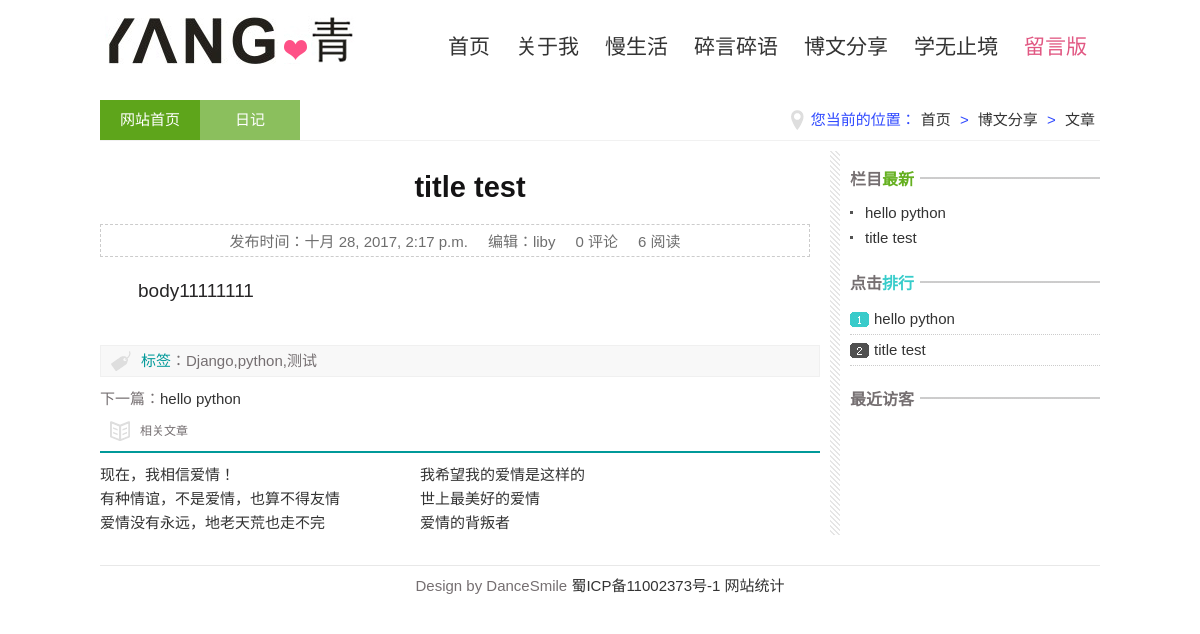
Before: /post/1/ with the older database file.
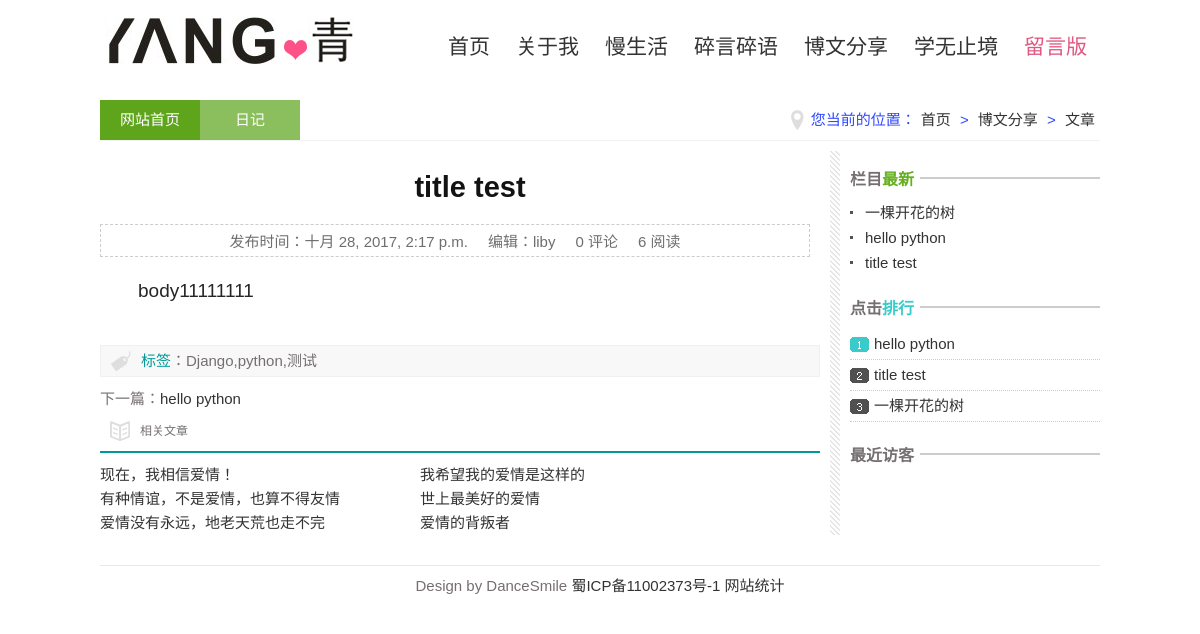
After: the same page with the newer database file.
### blog/models.py (models this page shows, shortened)
class Post(models.Model):
    title = models.CharField(max_length=100)
    body = models.TextField()
    creater_time = models.DateTimeField()
    modified_time = models.DateTimeField()
    abstract = models.CharField(max_length=200,blank=True)
    category = models.ForeignKey(Category)
    tags = models.ManyToManyField(Tag, blank=True)
    author = models.ForeignKey(User)
    click_rate = models.IntegerField(default=0)
    top_weight = models.IntegerField(default=0)
    img_url = models.CharField(max_length=300,blank=True)
    def get_absolute_url(self):
        return reverse('blog:detail', kwargs={'pk': self.pk})
    def get_next_absolute_url(self):
        if Post.objects.filter(pk=self.pk + 1) :
            url = reverse('blog:detail', kwargs={'pk': self.pk + 1})
            post_name = Post.objects.filter(pk=self.pk + 1)[0].title
            dictinfo={
                'url_info':url,
                'title' : post_name,
            }
            return dictinfo
        else:
            dictinfo={
                'url_info':"NULL",
                'title' : "NULL",
            }
            return dictinfo
    def get_pre_absolute_url(self):
        if Post.objects.filter(pk=self.pk - 1) :
            url = reverse('blog:detail', kwargs={'pk': self.pk - 1})
            post_name = Post.objects.filter(pk=self.pk - 1)[0].title
            dictinfo={
                'url_info':url,
                'title' : post_name,
            }
            return dictinfo
        else:
            dictinfo={
                'url_info':"NULL",
                'title' : "NULL",
            }
            return dictinfo
    def click_rate_add(self):
        self.click_rate=self.click_rate+1
        self.save()
    def save(self, *args, **kwargs):
        if not self.abstract:
            md = markdown.Markdown(extensions=[
                'markdown.extensions.extra',
                'markdown.extensions.codehilite',
            ])
            self.abstract = strip_tags(md.convert(self.body))[:54]
        super(Post, self).save(*args, **kwargs)

### blog/views.py (the view)
# urls.py: url(r'^post/(?P<pk>[0-9]+)/$', views.PostDetailView.as_view(), name='detail'),
class PostDetailView(DetailView):
    model = Post
    template_name = 'blog/detail.html'
    context_object_name = 'post'
    def get(self, request, *args, **kwargs):
        response = super(PostDetailView, self).get(request, *args, **kwargs)
        self.object.click_rate_add()
        return response
    def get_object(self, queryset=None):
        post = super(PostDetailView, self).get_object(queryset=None)
        post.body = markdown.markdown(post.body,
                                      extensions=[
                                          'markdown.extensions.extra',
                                          'markdown.extensions.codehilite',
                                          'markdown.extensions.toc',
                                      ])
        return post
    def get_context_data(self, **kwargs):
        post = super(PostDetailView, self).get_object(queryset=None)
        context = super(PostDetailView, self).get_context_data(**kwargs)
        form = CommentForm()
        comment_list = self.object.comment_set.all()
        next_dictinfo = post.get_next_absolute_url()
        pre_dictinfo = post.get_pre_absolute_url()
        print next_dictinfo['url_info']
        context.update({
            'form': form,
            'comment_list': comment_list,
            'next_url':next_dictinfo['url_info'],
            'next_title': next_dictinfo['title'],
            'pre_url':pre_dictinfo['url_info'],
            'pre_title': pre_dictinfo['title'],
        })
        return context

### blog/templatetags/blog_tags.py (called while the page is built)
@register.simple_tag
def get_recent_posts(num=5):
    return Post.objects.all().order_by('-creater_time')[:num]

@register.simple_tag
def get_click_rate_posts(num=5):
    return Post.objects.all().order_by('-click_rate')[:num]

### templates/blog/detail.html (shortened to what this page needs)
{% extends 'base.html' %}
{% load staticfiles %}
{% load blog_tags %}
{% block css %}
    <link href="{% static 'blog2/css/new.css' %}" rel="stylesheet">
{% endblock css %}
{% block article %}
<article class="post post-{{ post.pk }}">
  <h1 class="t_nav"><span>您当前的位置：<a href="/">首页</a>&nbsp;&gt;&nbsp;<a href="/news/s/">博文分享</a>&nbsp;&gt;&nbsp;<a href="{{ post.get_absolute_url }}">文章</a></span><a href="/" class="n1">网站首页</a><a href="/" class="n2">日记</a></h1>
  <div class="index_about">
    <h2 class="c_titile">{{ post.title }}</h2>
    <p class="box_c"><span class="d_time">发布时间：{{ post.creater_time }}</span><span>编辑：{{ post.author }}</span><span>{{ post.comment_set.count }} 评论</span><span>{{ post.click_rate }} 阅读</span></p>
    <ul class="infos">
    {{ post.body|safe }}
    </ul>
    <div class="keybq">
    <p><span>标签</span>：Django,python,测试</p>
    </div>
    <div class="nextinfo">
      {% ifnotequal next_url "NULL" %}
      <p>下一篇：<a href="{{next_url}}">{{next_title}}</a></p>
      {% endifnotequal %}
    </div>
    <div class="otherlink">
      <h2>相关文章</h2>
      <ul>
        <li><a href="/news/s/2013-07-25/524.html" title="现在，我相信爱情！">现在，我相信爱情！</a></li>
        <li><a href="/newstalk/mood/2013-07-24/518.html" title="我希望我的爱情是这样的">我希望我的爱情是这样的</a></li>
        <li><a href="/newstalk/mood/2013-07-02/335.html" title="有种情谊，不是爱情，也算不得友情">有种情谊，不是爱情，也算不得友情</a></li>
        <li><a href="/newstalk/mood/2013-07-01/329.html" title="世上最美好的爱情">世上最美好的爱情</a></li>
        <li><a href="/news/read/2013-06-11/213.html" title="爱情没有永远，地老天荒也走不完">爱情没有永远，地老天荒也走不完</a></li>
        <li><a href="/news/s/2013-06-06/24.html" title="爱情的背叛者">爱情的背叛者</a></li>
      </ul>
    </div>
  </div>
  <aside class="right">
    <div class="blank"></div>
    <div class="news">
      <h3>
        <p>栏目<span>最新</span></p>
      </h3>
      <ul class="rank">
      {% get_recent_posts as recent_posts_list %}
      {% for post in recent_posts_list %}
      <li><a href="{{ post.get_absolute_url }}" title="Column 三栏布局 个人网站模板" target="_blank">{{post.title}}</a></li>
      {% empty %}
      暂无文章
      {% endfor %}
      </ul>
      <h3 class="ph">
        <p>点击<span>排行</span></p>
      </h3>
        <ul class="paih">
          {%  get_click_rate_posts as click_rate_posts_list%}
          {% for post in click_rate_posts_list %}
          <li><a href="{{ post.get_absolute_url }}" title="Column 三栏布局 个人网站模板" target="_blank">{{post.title}}</a></li>
          {% empty %}
          暂无文章
          {% endfor %}
        </ul>
    </div>
    <div class="visitors">
      <h3>
        <p>最近访客</p>
      </h3>
    </div>
  </aside>
</article>
{% endblock article %}

Changed rows visible on the page:
added Post: title "一棵开花的树"
